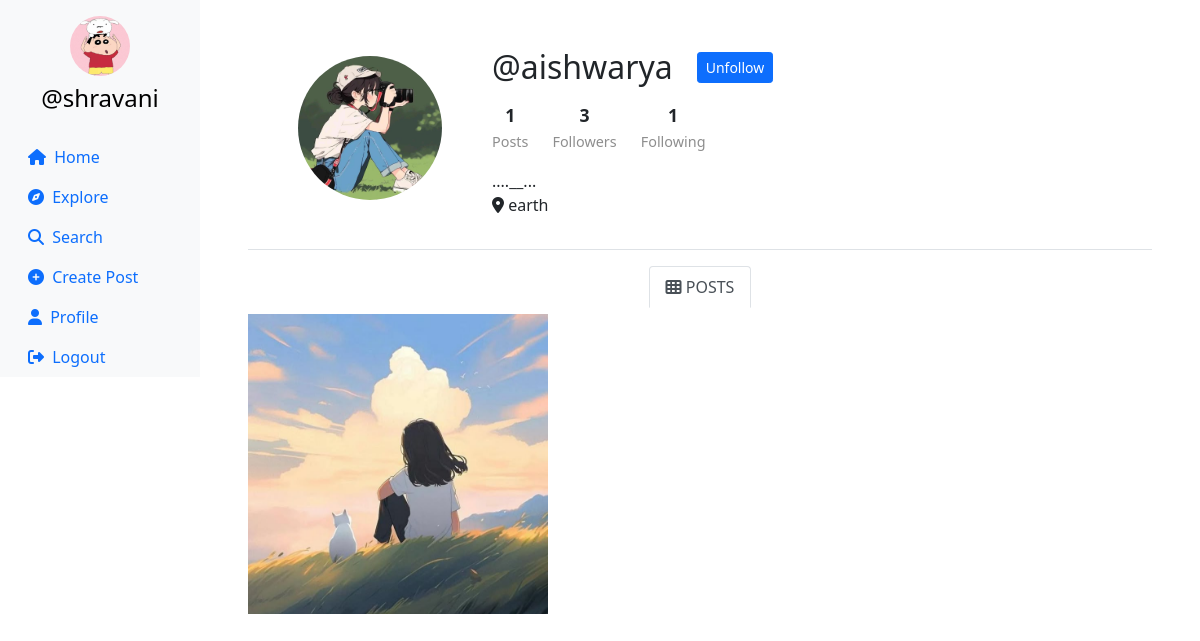
Screenshot of /profile/aishwarya (signed in) with the database file from the repository.
### instagram/models.py (models this page shows, shortened)
class Profile(models.Model):
    user = models.OneToOneField(User, on_delete=models.CASCADE)
    profile_picture = models.ImageField(upload_to='profile_images', default='default_profile.png')
    bio = models.TextField(blank=True)
    location = models.CharField(max_length=100, blank=True)

class Post(models.Model):
    id = models.UUIDField(primary_key=True, default=uuid.uuid4)
    user = models.CharField(max_length=100)
    user_fk = models.ForeignKey(User, null=True, on_delete=models.SET_NULL)
    image = models.ImageField(upload_to='post_images')
    caption = models.TextField()
    created_at = models.DateTimeField(default=datetime.now)
    no_of_likes = models.IntegerField(default=0)

### instagram/views.py (the view, shortened to what this page needs)
# urls.py: path('profile/<str:id_user>', views.profile),
@login_required(login_url='/login')
def profile(request, id_user):
    user_obj = get_object_or_404(User, username=id_user)
    profile = Profile.objects.get(user=request.user)
    user_profile = Profile.objects.get(user=user_obj)
    user_posts = Post.objects.filter(user=id_user).order_by('-created_at')
    is_following = Followers.objects.filter(follower=request.user.username, user=id_user).exists()
    follow_status = 'Unfollow' if is_following else 'Follow'
    context = {
        'user_object': user_obj,
        'user_profile': user_profile,
        'user_posts': user_posts,
        'user_post_length': user_posts.count(),
        'profile': profile,
        'follow_unfollow': follow_status,
        'user_followers': Followers.objects.filter(user=id_user).count(),
        'user_following': Followers.objects.filter(follower=id_user).count(),
    }
    return render(request, 'profile.html', context)

### templates/profile.html (shortened to what this page needs)
{% load static %}
<!DOCTYPE html>
<html lang="en">
<head>
    <link rel="stylesheet" href="https://maxcdn.bootstrapcdn.com/bootstrap/4.5.2/css/bootstrap.min.css">
    <link href="https://cdn.jsdelivr.net/npm/bootstrap@5.0.2/dist/css/bootstrap.min.css" rel="stylesheet">
</head>
<body>
    <div class="container-fluid">
        <div class="row">
            <nav class="col-md-2 d-none d-md-block sidebar" style="position: fixed; background-color: #f8f9fa;">
                <div class="text-center mt-3">
                    <img src="{{profile.profile_picture.url}}" alt="Profile Picture" class="profile-pic">
                    <h4 class="mt-2"><a href="/profile/{{user}}"
                            style="text-decoration:none; color: black;">@{{user}}</a></h4>
                </div>
                <ul class="nav flex-column mt-4">
                    <li class="nav-item">
                        <a class="nav-link active" href="/">
                            <i class="fa-solid fa-house mr-1"></i> Home
                        </a>
                    </li>
                    <li class="nav-item">
                        <a class="nav-link" href="/explore">
                            <i class="fa-solid fa-compass mr-1"></i> Explore
                        </a>
                    </li>
                    <li class="nav-item">
                        <a class="nav-link" href="#" data-bs-toggle="modal" data-bs-target="#exampleModal3">
                            <i class="fa-solid fa-magnifying-glass mr-1"></i> Search
                        </a>
                    </li>
                    <li class="nav-item">
                        <a class="nav-link" href="#" data-bs-toggle="modal" data-bs-target="#exampleModal2"
                            data-bs-whatever="@getbootstrap">
                            <i class="fa-solid fa-circle-plus mr-1"></i> Create Post
                        </a>
                    </li>
                    <li class="nav-item">
                        <a class="nav-link" href="/profile/{{user}}">
                            <i class="fa-solid fa-user mr-1"></i> Profile
                        </a>
                    </li>
                    <li class="nav-item">
                        <a class="nav-link" href="/logout/">
                            <i class="fa-solid fa-right-from-bracket mr-1"></i> Logout
                        </a>
                    </li>
                </ul>
            </nav>
            <main class="col-md-9 ml-sm-auto col-lg-10 px-md-4">
                <div class="container py-4">
                    <div class="row">
                        <div class="col-12">
                            <div class="card border-0">
                                <div class="card-body p-4">
                                    <div class="row align-items-center">
                                        <div class="col-md-3 text-center">
                                            <img src="{{user_profile.profile_picture.url}}"
                                                class="profile-header-img mb-3" alt="Profile Picture">
                                        </div>
                                        <div class="col-md-6">
                                            <div class="d-flex align-items-center mb-3">
                                                <h2 class="mb-0 me-3">@{{user_profile.user}}</h2>
                                                {% if user == user_profile.user %}
                                                <button type="button" class="btn btn-outline-secondary btn-sm"
                                                    data-bs-toggle="modal" data-bs-target="#exampleModal1">
                                                    Edit Profile
                                                </button>
                                                {% else %}
                                                <form action="/follow" method="POST" class="ms-2">
                                                    <button type="submit" class="btn btn-primary btn-sm">
                                                        {{follow_unfollow}}
                                                    </button>
                                                </form>
                                                {% endif %}
                                            </div>
                                            <div class="d-flex mb-3">
                                                <div class="me-4 text-center">
                                                    <span class="stats-number d-block">{{user_post_length}}</span>
                                                    <span class="stats-label">Posts</span>
                                                </div>
                                                <div class="me-4 text-center">
                                                    <span class="stats-number d-block">{{user_followers}}</span>
                                                    <span class="stats-label">Followers</span>
                                                </div>
                                                <div class="text-center">
                                                    <span class="stats-number d-block">{{user_following}}</span>
                                                    <span class="stats-label">Following</span>
                                                </div>
                                            </div>
                                            <div class="mb-2">
                                                <p class="profile-bio mb-0">{{user_profile.bio}}</p>
                                                {% if user_profile.location %}
                                                <p class="mb-0">
                                                    <i class="fa-solid fa-location-dot"></i> {{user_profile.location}}
                                                </p>
                                                {% endif %}
                                            </div>
                                        </div>
                                    </div>
                                </div>
                                <div class="card-body p-0">
                                    <div class="border-top pt-3">
                                        <ul class="nav nav-tabs justify-content-center border-0">
                                            <li class="nav-item">
                                                <a class="nav-link active" href="#">
                                                    <i class="fa-solid fa-table-cells"></i> POSTS
                                                </a>
                                            </li>
                                        </ul>
                                    </div>
                                    {% if user_posts %}
                                    <div class="post-grid mt-2">
                                        {% for pos in user_posts %}
                                        <div class="post-item position-relative">
                                            <img src="{{pos.image.url}}" class="post-image" alt="{{pos.caption}}">
                                        </div>
                                        {% endfor %}
                                    </div>
                                    {% endif %}
                                </div>
                            </div>
                        </div>
                    </div>
                </div>
            </main>
        </div>
    </div>
</body>
</html>

### templates/profile.html (style rules this page uses)
.profile-pic { width: 60px; height: 60px; border-radius: 50%; object-fit: cover; }
.profile-header-img { width: 150px; height: 150px; border-radius: 50%; object-fit: cover; border: 3px solid white; }
.post-grid { display: grid; grid-template-columns: repeat(3, 1fr); gap: 2px; }
.post-item { aspect-ratio: 1/1; position: relative; overflow: hidden; background-color: #000; }
.post-image { width: 100%; height: 100%; object-fit: cover; transition: filter 0.3s ease; }
.post-item::before { content: ''; position: absolute; top: 0; left: 0; right: 0; bottom: 0; background-color: rgba(0, 0, 0, 0.3); opacity: 0; transition: opacity 0.3s ease; z-index: 1; }
.stats-number { font-weight: 600; font-size: 1.1rem; }
.stats-label { font-size: 0.9rem; color: #8e8e8e; }
.profile-bio { white-space: pre-line; }

### rows the page displays
Profile: profile_picture (picture)
Profile: profile_picture (picture), user "aishwarya", bio "....__...", location "earth"
Post: image (picture)

### other values shown
{{ user }} "shravani"
{{ follow_unfollow }} "Unfollow"
{{ user_post_length }} "1"
{{ user_followers }} "3"
{{ user_following }} "1"
